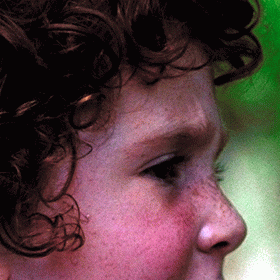
#> input picture val/set5_ood/baby.png, 280 x 280 px; its folder holds only this picture in this run
$ python create_true_ood.py
#> lines starting #> are read from the running program, lines starting #| are printed output that depends on the picture
import os
import numpy as np
import glob
from PIL import Image

def main():
    in_dir = "val/set5_ood"
    out_dir = "val/set5_ood"

    images = glob.glob(os.path.join(in_dir, "*.png"))
    if not images:
        print(f"No images found in {in_dir}")
        return

    print(f"Degrading {len(images)} images to build true OOD split...")
    for path in images:
        img = Image.open(path).convert('L')
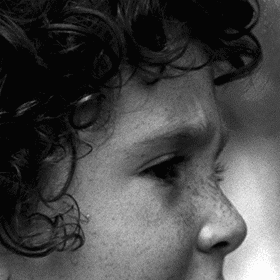
#> img: PIL image 280x280 L; min 5, max 252, mean 72.1
        img = np.array(img)

        h, w = img.shape
#> h = 280; w = 280
        new_h = (h // 16) * 16
#> new_h = 272
        new_w = (w // 16) * 16
#> new_w = 272
        img = img[:new_h, :new_w]
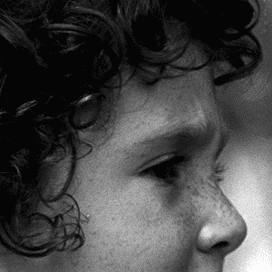
#> img: shape (272, 272); min 5, max 252, mean 69

        img_norm = img.astype(np.float32) / 255.0

        base = os.path.basename(path).replace('.png', '.npy')
        out_path = os.path.join(out_dir, base)
        np.save(out_path, img_norm)
        print(f"Saved {out_path} ({new_h}x{new_w})")
#| Saved val/set5_ood/baby.npy (272x272)

if __name__ == "__main__":
    main()

$ run again, on val/set5_ood/woman.png
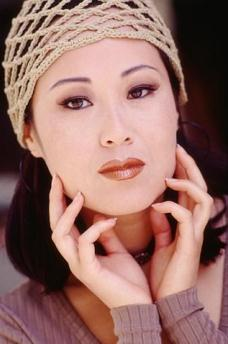
#> input picture val/set5_ood/woman.png, 228 x 344 px
#> in main, `img = Image.open(path).convert('L')`:
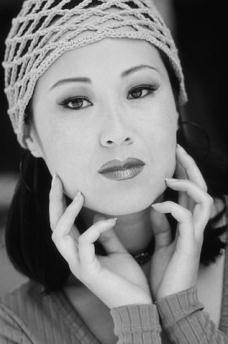
#> img: PIL image 228x344 L; min 3, max 231, mean 121.5
#> in main, `img = img[:new_h, :new_w]`:
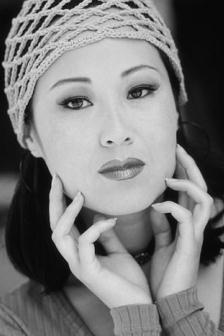
#> img: shape (336, 224); min 3, max 231, mean 123.3
#| Saved val/set5_ood/woman.npy (336x224)

$ run again, on val/set5_ood/bird.png
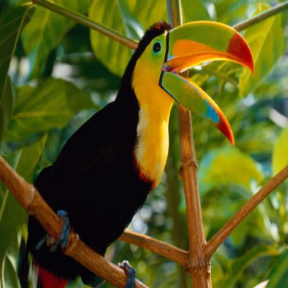
#> input picture val/set5_ood/bird.png, 288 x 288 px
#> in main, `img = Image.open(path).convert('L')`:
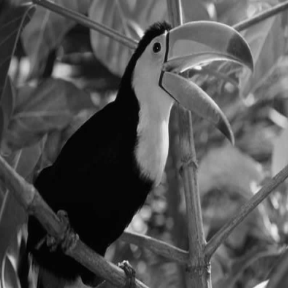
#> img: PIL image 288x288 L; min 1, max 247, mean 81.3
#| Saved val/set5_ood/bird.npy (288x288)

$ run again, on val/set5_ood/butterfly.png
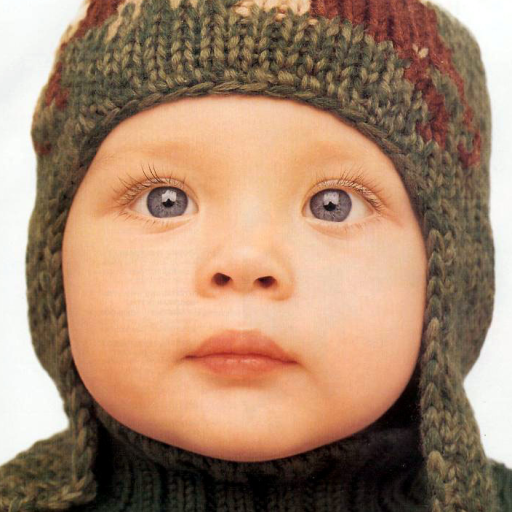
#> input picture val/set5_ood/butterfly.png, 512 x 512 px
#> in main, `img = Image.open(path).convert('L')`:
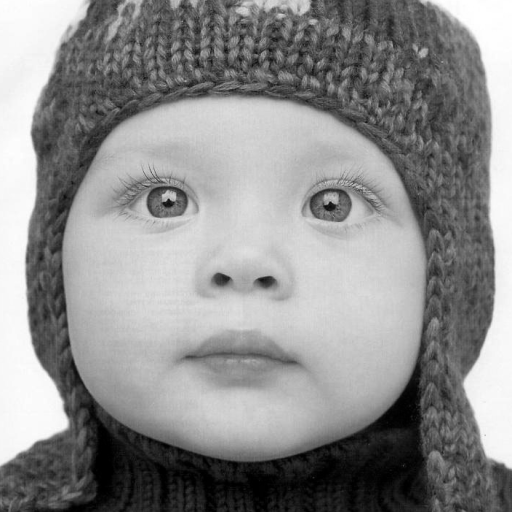
#> img: PIL image 512x512 L; min 0, max 255, mean 141.2
#| Saved val/set5_ood/butterfly.npy (512x512)

$ run again, on val/set5_ood/head.png
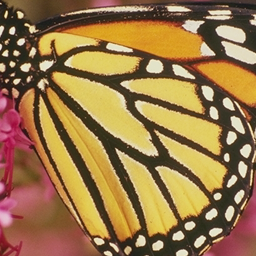
#> input picture val/set5_ood/head.png, 256 x 256 px
#> in main, `img = Image.open(path).convert('L')`:
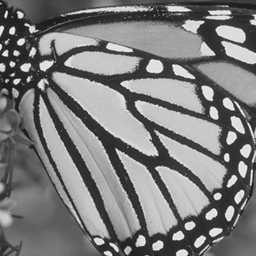
#> img: PIL image 256x256 L; min 20, max 245, mean 124
#| Saved val/set5_ood/head.npy (256x256)
